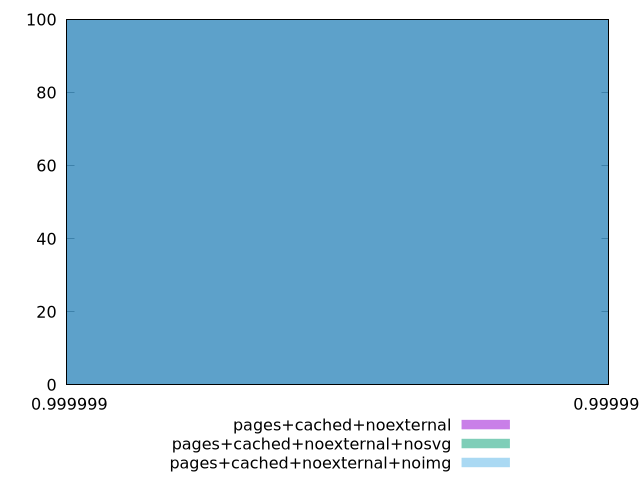

Recreate this plot in gnuplot.
$_pagesCachedNoexternal <<EOF
12.80000000000001 100
EOF
$_pagesCachedNoexternalNosvg <<EOF
12.80000000000001 100
EOF
$_pagesCachedNoexternalNoimg <<EOF
12.80000000000001 100
EOF
set key outside below
set terminal pngcairo
set output "report_00006_2020-11-02T20-21-41.718Z/estimated-input-latency/estimated-input-latency_pages+cached+noexternal_pages+cached+noexternal+nosvg_pages+cached+noexternal+noimg+hist.png"
set boxwidth 1.7983939046234355e-14
set style fill transparent solid 0.5 noborder
set yrange [0:100]
plot $_pagesCachedNoexternal title "pages+cached+noexternal" with boxes ,$_pagesCachedNoexternalNosvg title "pages+cached+noexternal+nosvg" with boxes ,$_pagesCachedNoexternalNoimg title "pages+cached+noexternal+noimg" with boxes ,
